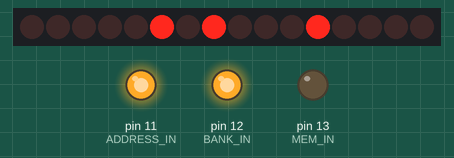
A sketch run on a simulated Arduino Uno, built with avr-gcc and run on an emulated ATmega328P. On the bench: 16 shift-register outputs drawn as a row of LEDs (first output left, lit = HIGH), output pins drawn as LEDs (lit = HIGH). Wiring (inferred from the names in the program): 2 × shift register (74HC595): data pin 8; shift clock pin 10; latch pin 9. Wiring (inferred from the signals the program sends): row of LEDs: on Q0, Q1, Q2, Q3, Q4, Q5, Q6, Q7, Q8, Q9, Q10, Q11, Q12, Q13, Q14, Q15. Pins used as bus, display or sensor lines are not drawn; what the sketch prints to the serial monitor is not drawn.

Above: at 0.6 s.
At 2.1 s:
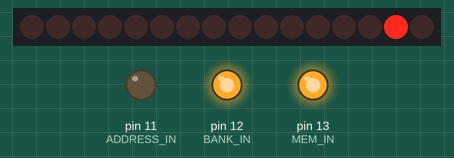
At 4.1 s:
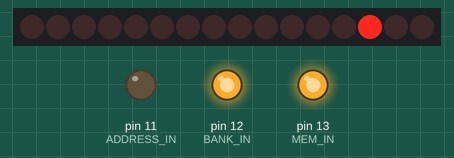
At 7.7 s:
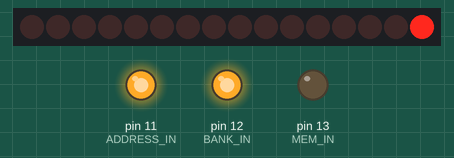
Timing chart, 0 to 9.2 s (numbered marks = the images above):
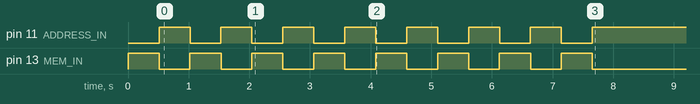

The sketch:

ram_loader.ino
```cpp
// Shifter pins
#define SHIFT_DATA 8  // SER input, pin 14
#define SHIFT_CLOCK 10 // SRCLK input, pin 11
#define SHIFT_LATCH 9 // RCLK input, pin 12

// Control signals
#define CLOCK_OUT 7
#define BANK_IN 12
#define ADDRESS_IN 11
#define MEM_IN 13

// Delays
#define PULSE_WIDTH 1 // ms
#define PULSE_DELAY 1 // ms

void pulsePin(int pin, bool level) {
    // Take the given pin to the given level and back
    delay(PULSE_DELAY);
    digitalWrite(pin, !level);
    delay(PULSE_DELAY);
    digitalWrite(pin, level);
    delay(PULSE_WIDTH);
    digitalWrite(pin, !level);
    delay(PULSE_DELAY);
}

void stepClock() {
    pulsePin(CLOCK_OUT, HIGH);
    delay(500);
}

void setControlsForWriting() {
    digitalWrite(CLOCK_OUT, LOW);
    digitalWrite(ADDRESS_IN, HIGH);
    digitalWrite(BANK_IN, HIGH);
    digitalWrite(MEM_IN, HIGH);
    delay(PULSE_DELAY);
}

void dataOut(int data) {
    shiftOut(SHIFT_DATA, SHIFT_CLOCK, LSBFIRST, data);
    shiftOut(SHIFT_DATA, SHIFT_CLOCK, LSBFIRST, (data >> 8));
    pulsePin(SHIFT_LATCH, HIGH);
}

void setBank(int bank) {
    setControlsForWriting();
    digitalWrite(BANK_IN, LOW);
    dataOut(bank);
    pulsePin(CLOCK_OUT, HIGH);
}

void setAddress(int address) {
    setControlsForWriting();
    digitalWrite(ADDRESS_IN, LOW);
    delay(PULSE_DELAY);
    dataOut(address);
    delay(PULSE_DELAY);
    stepClock();
}

void writeData(int data) {
    setControlsForWriting();
    digitalWrite(MEM_IN, LOW);
    dataOut(data);
    stepClock();
}

void writeMemory(int bank, int address, int data) {
    if(address>127) {
        exit(1);
    }
    if(bank<0) {
        setAddress(address);
    }
    else {
        setBank(bank);
        setAddress(address + 128);
    }
    writeData(data);
}

void setup() {
    // put your setup code here, to run once:
    pinMode(SHIFT_DATA, OUTPUT);
    pinMode(SHIFT_CLOCK, OUTPUT);
    pinMode(SHIFT_LATCH, OUTPUT);
    pinMode(CLOCK_OUT, OUTPUT);
    pinMode(ADDRESS_IN, OUTPUT);
    pinMode(BANK_IN, OUTPUT);
    pinMode(MEM_IN, OUTPUT);

    // Set up serial communication
    Serial.begin(115200);
    // wait for serial port to connect. Needed for Leonardo only
    while (!Serial) {
        ;
    }

    char buf[80];
    Serial.println("Reset");
    setControlsForWriting();

    if(0) {
        // Load into A: opcode 5, address 16
        writeMemory(-1, 0, (5 << 8) + 16);
        // Add to B: opcode 8, address 17
        writeMemory(-1, 1, (8 << 8) + 17);
        // Subtract from B: opcode 13, address 17
        //writeMemory(-1, 1, (13 << 8) + 17);
        // Output A: opcode 11, address n/a
        writeMemory(-1, 2, (11 << 8));
        // Halt: opcode 15, address n/a
        writeMemory(-1, 3, (15 << 8));
        // 325 in address 16
        writeMemory(-1, 16, 7);
        // 86 in address 17
        writeMemory(-1, 17, 2);

        // for(int i=0; i<13; i++) {
        //     setAddress(i);
        //     delay(1000);
        // }
        // delay(100000);
    }
    if(1) {
        // Load into A: opcode 5, address 16
        writeMemory(-1, 0, (5 << 8) + 16);
        // Output A: opcode 11, address n/a
        writeMemory(-1, 1, (11 << 8));
        // Branch on zero: opcode 9, address 5
        writeMemory(-1, 2, (9 << 8) + 5);
        // Subtract 1: opcode 13, address 17
        writeMemory(-1, 3, (13 << 8) + 17);
        // Jump: opcode 0, address 1
        writeMemory(-1, 4, (0 << 8) + 1);
        // Halt: opcode 15, address n/a
        writeMemory(-1, 5, (15 << 8));

        // 5 in addres 16
        writeMemory(-1, 16, 5);
        // 1 in address 17
        writeMemory(-1, 17, 1);
    }
    Serial.println("DONE!");


}

void loop() {
    // put your main code here, to run repeatedly:

}
```
